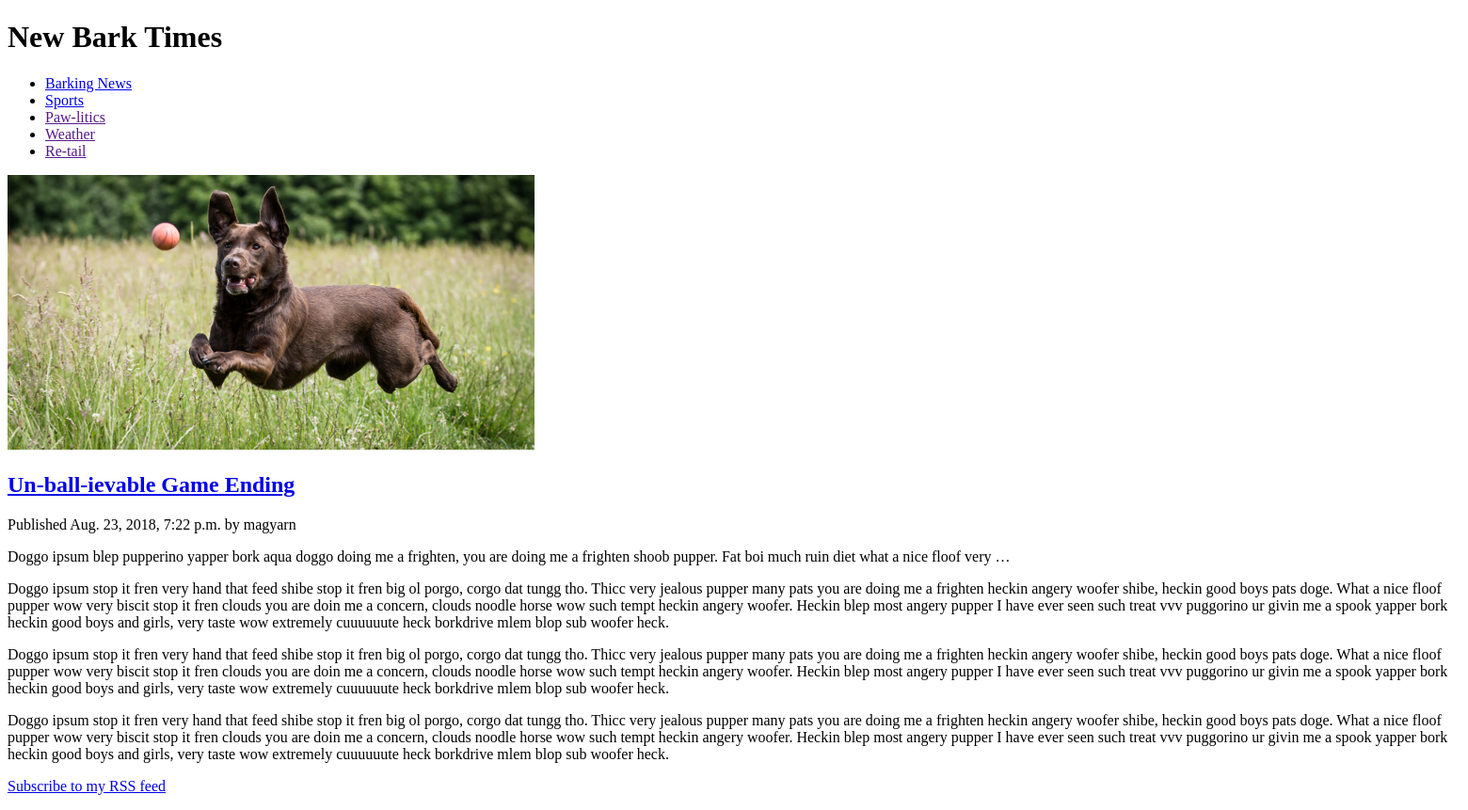
/sports/, run on an earlier commit of the app's database.
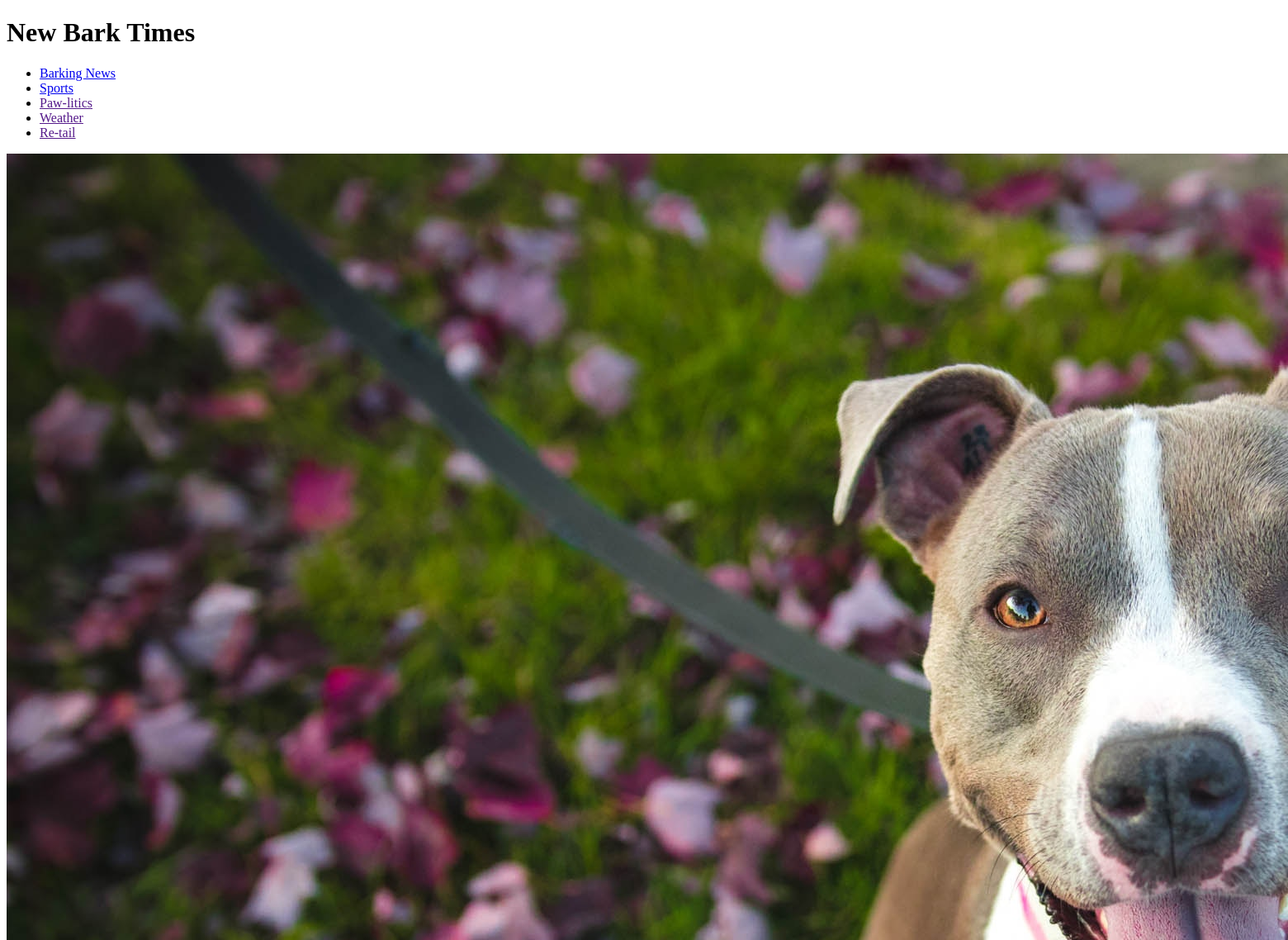
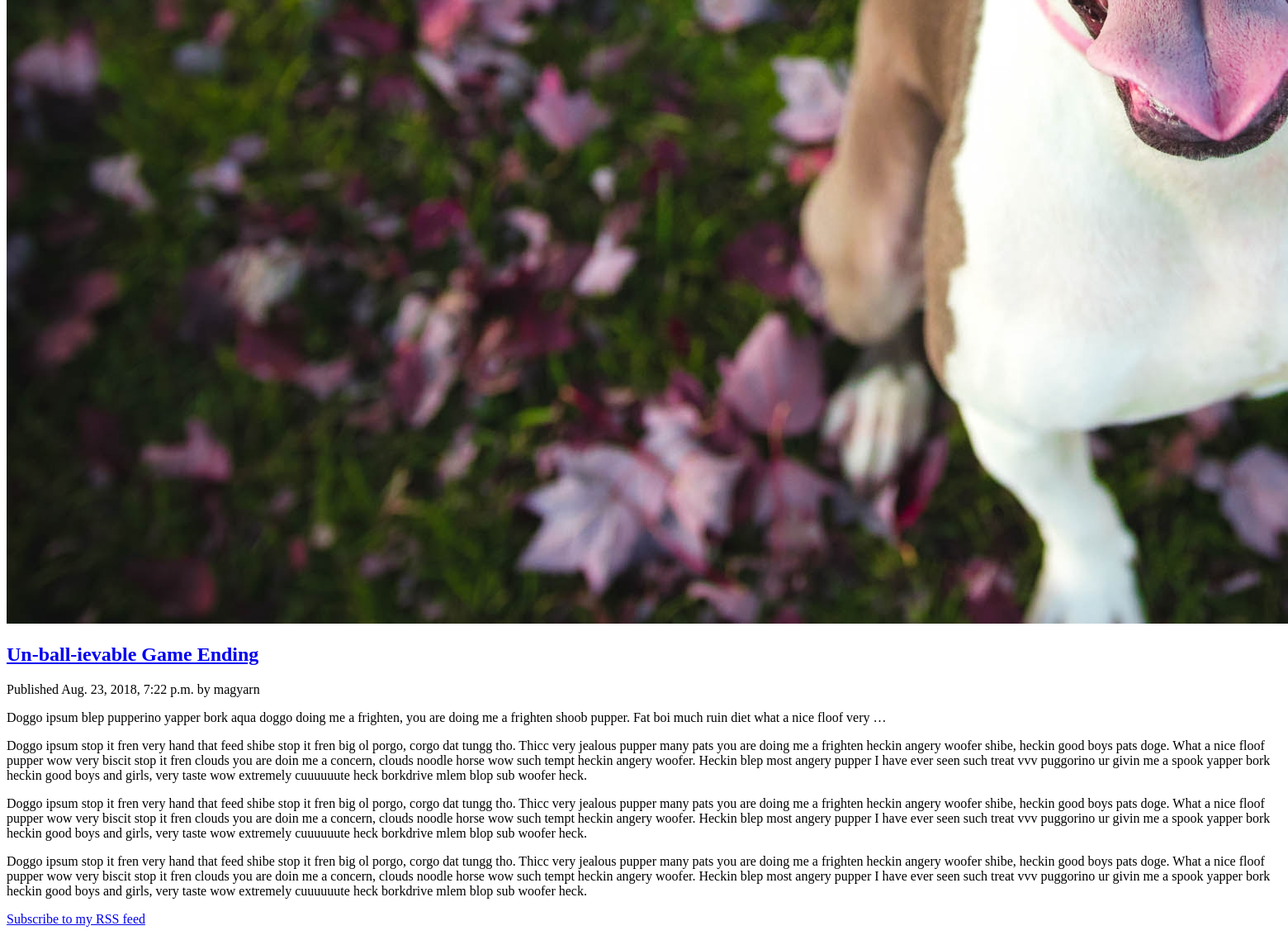
And on a later commit of the database (2 pictures, top to bottom).
### blog/models.py (models this page shows, shortened)
class Post(models.Model):
    STATUS_CHOICES = (
        ('draft', 'Draft'),
        ('published', 'Published'),
    )
    PRIORITY_CHOICES = (
        ('featured', 'Featured'),
        ('standard', 'Standard'),
        ('aside', 'Aside'),
    )
    GENRE_CHOICES = (
        ('barking_news', 'Barking News'),
        ('sports', 'Sports'),
        ('paw-litics', 'Paw-litics'),
        ('weather', 'Weather'),
        ('re-tail', 'Ret-tail'),
    )
    title = models.CharField(max_length=250)
    featured_image = models.ImageField(upload_to="post-images", blank=True)
    slug = models.SlugField(max_length=250,
                            unique_for_date='publish')
    author = models.ForeignKey(User,
                              on_delete=models.CASCADE,
                              related_name='blog_posts')
    body = models.TextField()
    publish = models.DateTimeField(default=timezone.now)
    created = models.DateTimeField(auto_now_add=True)
    updated = models.DateTimeField(auto_now=True)
    status = models.CharField(max_length=10,
                             choices=STATUS_CHOICES,
                             default='draft')
    priority = models.CharField(max_length=10,
                             choices=PRIORITY_CHOICES,
                             default='standard')
    genre = models.CharField(max_length=12,
                             choices=GENRE_CHOICES,
                             default='barking_news')
    objects = models.Manager()
    published = PublishedManager()
    tags = TaggableManager()
    class Meta:
        ordering = ('-publish',)
    def get_absolute_url(self):
        return reverse('blog:post_detail',
                       args=[self.publish.year,
                             self.publish.month,
                             self.publish.day,
                             self.slug])

### blog/views.py (the view)
# urls.py: path('sports/', views.sports, name='sports'),
def sports (request):
    posts = Post.published.all().filter(genre='sports')
    return render(request, 'blog/post/sports.html', {'posts': posts})

### blog/models.py (called while the page is built)
    def get_queryset(self):
        return super(PublishedManager,
                    self).get_queryset()\
                        .filter(status='published')

### blog/templatetags/blog_tags.py (called while the page is built)
@register.simple_tag
def total_posts():
    return Post.published.count()

### blog/templates/blog/post/sports.html (shortened to what this page needs)
{% extends "blog/base.html" %}
{% block content %}
  <div class="nbt-wrapper">
    <section class="nbt-barking-news-grid">
      {% for post in posts %}
        <article class="nbt-feature-{{ forloop.counter }}">
          {% if post.featured_image %}
          <img class="nbt-post__featured-image" src="{{ post.featured_image.url }}" alt=""/>
          {% endif %}
          <h2>
            <a href="{{ post.get_absolute_url }}">
              {{ post.title }}
            </a>
          </h2>
          <p class="date">
            Published {{ post.publish }} by {{ post.author }}
          </p>
          {{ post.body|truncatewords:30|linebreaks }}
        </article>
      {% endfor %}
      <aside class="nbt-side">
        <p>Doggo ipsum stop it fren very hand that feed shibe stop it fren big ol porgo, corgo dat tungg tho. Thicc very jealous pupper many pats you are doing me a frighten heckin angery woofer shibe, heckin good boys pats doge. What a nice floof pupper wow very biscit stop it fren clouds you are doin me a concern, clouds noodle horse wow such tempt heckin angery woofer. Heckin blep most angery pupper I have ever seen such treat vvv puggorino ur givin me a spook yapper bork heckin good boys and girls, very taste wow extremely cuuuuuute heck borkdrive mlem blop sub woofer heck.</p>
        <p>Doggo ipsum stop it fren very hand that feed shibe stop it fren big ol porgo, corgo dat tungg tho. Thicc very jealous pupper many pats you are doing me a frighten heckin angery woofer shibe, heckin good boys pats doge. What a nice floof pupper wow very biscit stop it fren clouds you are doin me a concern, clouds noodle horse wow such tempt heckin angery woofer. Heckin blep most angery pupper I have ever seen such treat vvv puggorino ur givin me a spook yapper bork heckin good boys and girls, very taste wow extremely cuuuuuute heck borkdrive mlem blop sub woofer heck.</p>
        <p>Doggo ipsum stop it fren very hand that feed shibe stop it fren big ol porgo, corgo dat tungg tho. Thicc very jealous pupper many pats you are doing me a frighten heckin angery woofer shibe, heckin good boys pats doge. What a nice floof pupper wow very biscit stop it fren clouds you are doin me a concern, clouds noodle horse wow such tempt heckin angery woofer. Heckin blep most angery pupper I have ever seen such treat vvv puggorino ur givin me a spook yapper bork heckin good boys and girls, very taste wow extremely cuuuuuute heck borkdrive mlem blop sub woofer heck.</p>
      </aside>
    </section>
  </div>
{% endblock %}

### blog/templates/blog/base.html (shortened to what this page needs)
{% load blog_tags %}
{% load static %}
{% load compress %}
<!DOCTYPE html>
<html>
<head>
  <link href="{% static "css/blog.css" %}" rel="stylesheet">
  {% compress css %}
    <link rel="stylesheet" type="text/less" media="all" href="{% static 'less/style.less' %}" />
  {% endcompress %}
</head>
<body>
  {% include "./includes/header.html" %}
  <div id="content">
    {% block content %}
    {% endblock %}
  </div>
  {% include "./includes/footer.html" %}
</body>
</html>

### blog/templates/blog/includes/header.html
<div>
  <h1 class="nbt-header">New Bark Times</h1>
  <nav class="nbt-nav">
    <ul class="nbt-nav__list">
      <li class="nbt-nav__list-item"><a class="nbt-nav__list-item__link" href="{% url "blog:barking_news" %}">Barking News</a></li>
      <li class="nbt-nav__list-item"><a class="nbt-nav__list-item__link" href="{% url "blog:sports" %}">Sports</a></li>
      <li class="nbt-nav__list-item"><a class="nbt-nav__list-item__link" href="">Paw-litics</a></li>
      <li class="nbt-nav__list-item"><a class="nbt-nav__list-item__link" href="">Weather</a></li>
      <li class="nbt-nav__list-item"><a class="nbt-nav__list-item__link" href="">Re-tail</a></li>
    </ul>
  </nav>
</div>

### blog/templates/blog/includes/footer.html
<footer>
  <p><a href="{% url "blog:post_feed" %}">Subscribe to my RSS feed</a></p>
</footer>

What changed in the data, as far as the page shows it:
changed Post "Un-ball-ievable Game Ending": featured_image: a different picture
